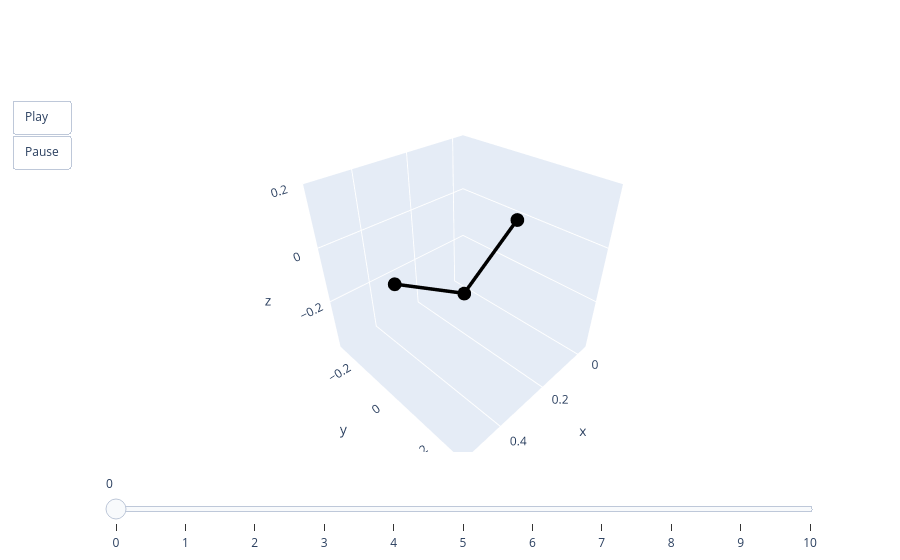

Notebook code for this chart:
### Code cell
base, aux, _ = get_base_rod()
rods = base.with_bc(valid.bc)
pred = rods.solve(final_model, lambdas, aux, max_dlambda=5e-3, iters=5, ls_steps=10)[0]
animate(pred)

### Figure 1 — Plotly figure (JSON) as saved in the notebook; plotly's stock layout.template omitted (floating-point values rounded to 4 significant figures)
{"data": [{"line": {"color": "black", "width": 7}, "mode": "lines+markers", "type": "scatter3d", "x": [0, 0.245, 0.5], "y": [0, -8.376e-12, 0], "z": [0, -0.1691, 0]}], "layout": {"scene": {"aspectmode": "cube", "xaxis": {"autorange": false, "range": [-0.05, 0.55]}, "yaxis": {"autorange": false, "range": [-0.3, 0.3]}, "zaxis": {"autorange": false, "range": [-0.3995, 0.2005]}}, "sliders": [{"steps": [{"args": [["0"], {"frame": {"duration": 0, "redraw": true}, "mode": "immediate"}], "label": "0", "method": "animate"}, {"args": [["1"], {"frame": {"duration": 0, "redraw": true}, "mode": "immediate"}], "label": "1", "method": "animate"}, {"args": [["2"], {"frame": {"duration": 0, "redraw": true}, "mode": "immediate"}], "label": "2", "method": "animate"}, {"args": [["3"], {"frame": {"duration": 0, "redraw": true}, "mode": "immediate"}], "label": "3", "method": "animate"}, {"args": [["4"], {"frame": {"duration": 0, "redraw": true}, "mode": "immediate"}], "label": "4", "method": "animate"}, {"args": [["5"], {"frame": {"duration": 0, "redraw": true}, "mode": "immediate"}], "label": "5", "method": "animate"}, {"args": [["6"], {"frame": {"duration": 0, "redraw": true}, "mode": "immediate"}], "label": "6", "method": "animate"}, {"args": [["7"], {"frame": {"duration": 0, "redraw": true}, "mode": "immediate"}], "label": "7", "method": "animate"}, {"args": [["8"], {"frame": {"duration": 0, "redraw": true}, "mode": "immediate"}], "label": "8", "method": "animate"}, {"args": [["9"], {"frame": {"duration": 0, "redraw": true}, "mode": "immediate"}], "label": "9", "method": "animate"}, {"args": [["10"], {"frame": {"duration": 0, "redraw": true}, "mode": "immediate"}], "label": "10", "method": "animate"}]}], "updatemenus": [{"buttons": [{"args": [null, {"frame": {"duration": 50, "redraw": true}, "fromcurrent": true}], "label": "Play", "method": "animate"}, {"args": [[null], {"frame": {"duration": 0, "redraw": true}, "mode": "immediate"}], "label": "Pause", "method": "animate"}], "showactive": false, "type": "buttons"}]}}
